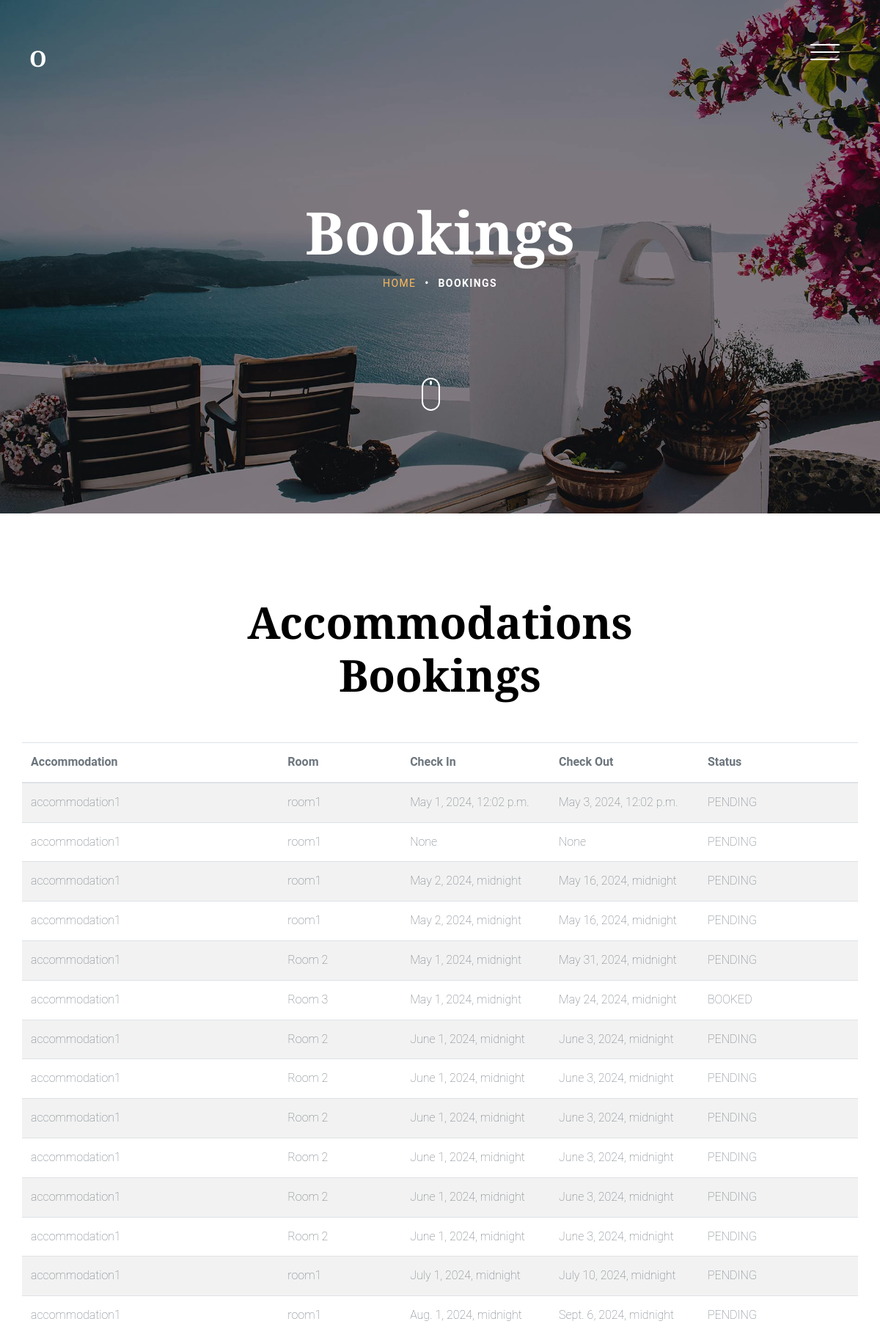
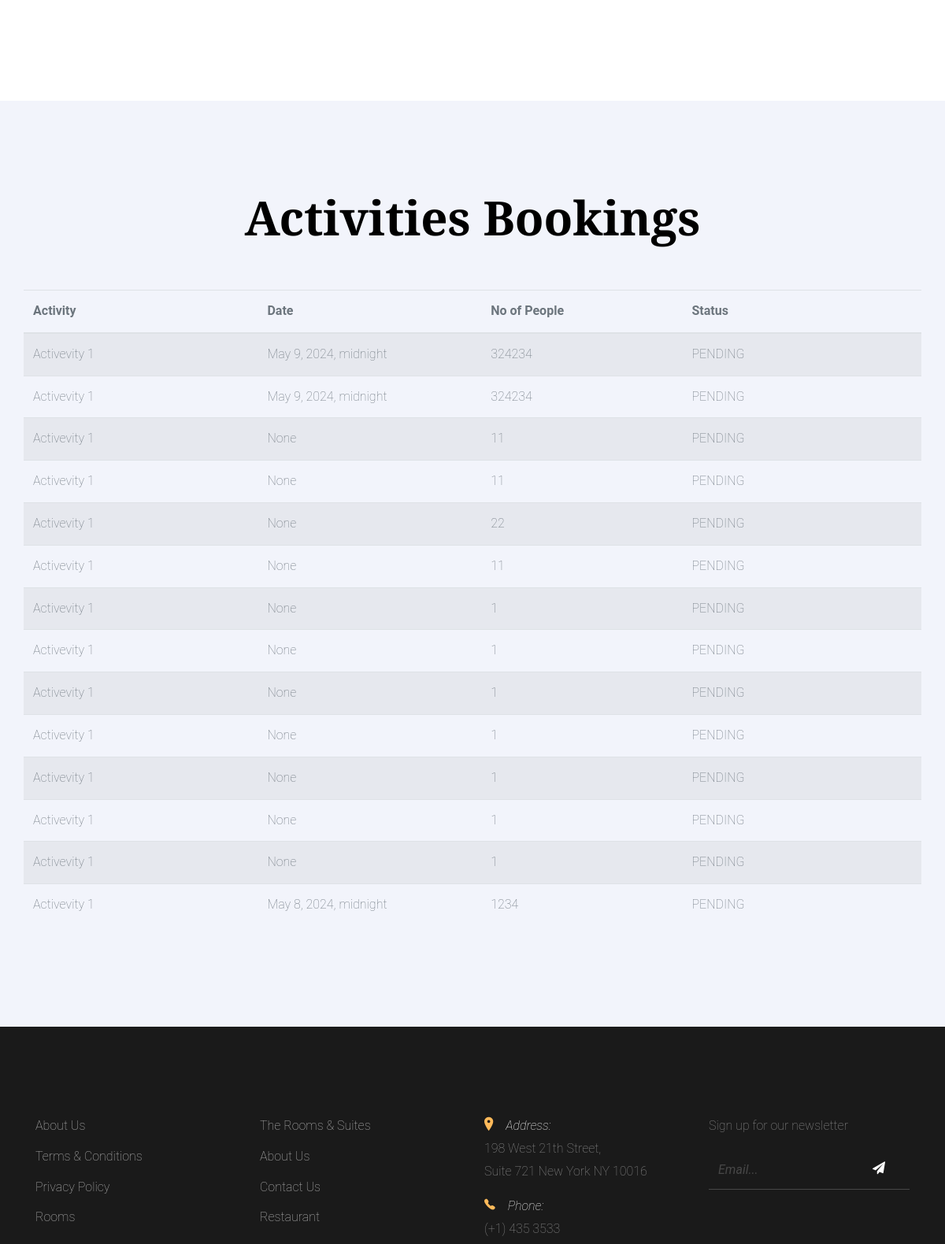
The app's page /bookings/ (signed in, upper part) with its own data (2 pictures, top to bottom).
### accommodations/models.py (models this page shows)
class AccomodationBooking(models.Model):
  user = models.ForeignKey(User, on_delete=models.CASCADE)
  accommodation = models.ForeignKey(Accommodation, on_delete=models.CASCADE, related_name='bookings')
  room = models.ForeignKey(Room, on_delete=models.CASCADE, related_name='bookings')
  start_date = models.DateTimeField(blank=True, null=True)
  end_date = models.DateTimeField(blank=True, null=True)
  adults = models.CharField(max_length=255, blank=True, null=True)
  children = models.CharField(max_length=255, blank=True, null=True)
  notes = models.CharField(max_length=255, blank=True, null=True)
  status = models.CharField(max_length=50, choices=STATUS, default="PENDING")
  created_at = models.DateTimeField(auto_now_add=True)
  updated_at = models.DateTimeField(auto_now=True)

class Accommodation(models.Model):
  name = models.CharField(max_length=255, unique=True)
  destination = models.ForeignKey(Destination, on_delete=models.CASCADE, related_name='accomodations')
  star_rating = models.IntegerField()
  description = models.TextField()
  pic = models.ImageField(upload_to='images/')
  created_at = models.DateTimeField(auto_now_add=True)
  updated_at = models.DateTimeField(auto_now=True)

class Room(models.Model):
  name = models.CharField(max_length=255, unique=True)
  accommodation = models.ForeignKey(Accommodation, on_delete=models.CASCADE, related_name='rooms')
  room_type = models.CharField(max_length=255)
  price = models.DecimalField(default=0, decimal_places=2, max_digits=20)

### activities/models.py (models this page shows)
class ActivityBooking(models.Model):
  user = models.ForeignKey(User, on_delete=models.CASCADE)
  activity = models.ForeignKey(Activity, on_delete=models.CASCADE, related_name='bookings')
  date = models.DateTimeField(blank=True, null=True)
  people = models.CharField(max_length=255, blank=True, null=True)
  status = models.CharField(max_length=50, choices=STATUS, default="PENDING")
  created_at = models.DateTimeField(auto_now_add=True)
  updated_at = models.DateTimeField(auto_now=True)

class Activity(models.Model):
  name = models.CharField(max_length=255, unique=True)
  destination = models.ForeignKey(Destination, on_delete=models.CASCADE)
  category = models.CharField(max_length=255)
  price = models.DecimalField(max_digits=10, decimal_places=2)
  image = models.ImageField(models.ImageField(upload_to='images/'))
  created_at = models.DateTimeField(auto_now_add=True)
  updated_at = models.DateTimeField(auto_now=True)

### bookings/views.py (the view)
# urls.py: path('', views.BookingsView.as_view(), name='bookings'),
class BookingsView(LoginRequiredMixin, TemplateResponseMixin, View):
    template_name = 'bookings/bookings_list.html'
    def get(self, request, *args, **kwargs):
        accommodations_bookings = AccomodationBooking.objects.filter(user=request.user)
        activity_bookings = ActivityBooking.objects.filter(user=request.user)
        context = {
            "accommodations_bookings": accommodations_bookings,
            "activity_bookings": activity_bookings
        }
        return self.render_to_response(context)

### bookings/templates/bookings/bookings_list.html
{% extends 'base.html' %}
{% block content %}
<section class="site-hero inner-page overlay" style="background-image: url(/static/images/hero_4.jpg)" data-stellar-background-ratio="0.5">
  <div class="container">
    <div class="row site-hero-inner justify-content-center align-items-center">
      <div class="col-md-10 text-center" data-aos="fade">
        <h1 class="heading mb-3">Bookings</h1>
        <ul class="custom-breadcrumbs mb-4">
          <li><a href="{% url 'recommendations:home' %}">Home</a></li>
          <li>&bullet;</li>
          <li>Bookings</li>
        </ul>
      </div>
    </div>
  </div>
  <a class="mouse smoothscroll" href="#next">
    <div class="mouse-icon">
      <span class="mouse-wheel"></span>
    </div>
  </a>
</section>
<section class="section">
  <div class="container">
      <div class="row justify-content-center text-center mb-5">
          <div class="col-md-7">
              <h2 class="heading" data-aos="fade-up">Accommodations Bookings</h2>
          </div>
      </div>
      <div class="row">
        <div class="table-responsive">
          <table id="data-table-2" class="table table-striped thead-primary w-100 dataTable no-footer"
              role="grid" aria-describedby="data-table-2_info" style="width: 720px;">
              <thead>
                  <tr role="row">
                      <th class="" tabindex="0" aria-controls="data-table-2" rowspan="1"
                          colspan="1" aria-sort="ascending"
                           style="width: 37px;">Accommodation</th>
                      <th class="" tabindex="0" aria-controls="data-table-2" rowspan="1" colspan="1"
                          aria-label="Address: activate to sort column " style="width: 51px;">Room
                      </th>
                      <th class="" tabindex="0" aria-controls="data-table-2" rowspan="1" colspan="1"
                          aria-label="Disease: activate to sort column ascending" style="width: 49px;">Check In
                      </th>
                      <th class="" tabindex="0" aria-controls="data-table-2" rowspan="1" colspan="1"
                          aria-label="Disease: activate to sort column ascending" style="width: 49px;">Check Out
                      </th>
                      <th class="" tabindex="0" aria-controls="data-table-2" rowspan="1" colspan="1"
                          aria-label="Age: activate to sort column ascending" style="width: 25px;">Status
                      </th>
                  </tr>
              </thead>
              <tbody>
                  {% for accommodation_booking in accommodations_bookings %}
                      <tr role="row" class="odd">
                          <td class="sorting_1">{{accommodation_booking.accommodation.name}}</td>
                          <td>{{ accommodation_booking.room.name }}</td>
                          <td>{{accommodation_booking.start_date}}</td>
                          <td>{{accommodation_booking.end_date}}</td>
                          <td>{{accommodation_booking.status}}</td>
                      </tr>
                  {% endfor %}
              </tbody>
          </table>
      </div>
      </div>
  </div>
</section>
<section class="section blog-post-entry bg-light">
  <div class="container">
      <div class="row justify-content-center text-center mb-5">
          <div class="col-md-7">
              <h2 class="heading" data-aos="fade-up">Activities Bookings</h2>
          </div>
      </div>
      <div class="row">
        <div class="table-responsive">
          <table id="data-table-2" class="table table-striped thead-primary w-100 dataTable no-footer"
              role="grid" aria-describedby="data-table-2_info" style="width: 720px;">
              <thead>
                  <tr role="row">
                      <th class="" tabindex="0" aria-controls="data-table-2" rowspan="1"
                          colspan="1" aria-sort="ascending"
                           style="width: 37px;">Activity
                      </th>
                      <th class="" tabindex="0" aria-controls="data-table-2" rowspan="1" colspan="1"
                          aria-label="Address: activate to sort column " style="width: 51px;">Date
                      </th>
                      <th class="" tabindex="0" aria-controls="data-table-2" rowspan="1" colspan="1"
                          aria-label="Disease: activate to sort column ascending" style="width: 49px;">No of People
                      </th>
                      <th class="" tabindex="0" aria-controls="data-table-2" rowspan="1" colspan="1"
                          aria-label="Age: activate to sort column ascending" style="width: 25px;">Status
                      </th>
                  </tr>
              </thead>
              <tbody>
                  {% for activity_booking in activity_bookings %}
                      <tr role="row" class="odd">
                          <td class="sorting_1">{{activity_booking.activity.name}}</td>
                          <td>{{ activity_booking.date }}</td>
                          <td>{{activity_booking.people}}</td>
                          <td>{{activity_booking.status}}</td>
                      </tr>
                  {% endfor %}
              </tbody>
          </table>
      </div>
      </div>
  </div>
</section>
{% endblock %}

### accounts/templates/base.html (shortened to what this page needs)
{% load static %}
<!DOCTYPE HTML>
<html>
  <head>
    <link rel="stylesheet" href="{% static 'css/bootstrap.min.css' %}">
    <link rel="stylesheet" href="{% static 'css/animate.css' %}">
    <link rel="stylesheet" href="{% static 'css/owl.carousel.min.css' %}">
    <link rel="stylesheet" href="{% static 'css/aos.css' %}">
    <link rel="stylesheet" href="{% static 'css/bootstrap-datepicker.css' %}">
    <link rel="stylesheet" href="{% static 'css/jquery.timepicker.css' %}">
    <link rel="stylesheet" href="{% static 'css/fancybox.min.css' %}">
    <link rel="stylesheet" href="{% static 'fonts/ionicons/css/ionicons.min.css' %}">
    <link rel="stylesheet" href="{% static 'fonts/fontawesome/css/font-awesome.min.css' %}">
    <link rel="stylesheet" href="{% static 'css/style.css' %}">
  </head>
  <body>
    <header class="site-header js-site-header">
      <div class="container-fluid">
        <div class="row align-items-center">
          <div class="col-6 col-lg-4 site-logo" data-aos="fade"><a href="{% url 'recommendations:home' %}">O</a></div>
          <div class="col-6 col-lg-8">
            <div class="site-menu-toggle js-site-menu-toggle"  data-aos="fade">
              <span></span>
              <span></span>
              <span></span>
            </div>
          </div>
        </div>
      </div>
    </header>
    {% block content %}
    {% endblock %}
    <footer class="section footer-section">
      <div class="container">
        <div class="row mb-4">
          <div class="col-md-3 mb-5">
            <ul class="list-unstyled link">
              <li><a href="#">About Us</a></li>
              <li><a href="#">Terms &amp; Conditions</a></li>
              <li><a href="#">Privacy Policy</a></li>
             <li><a href="#">Rooms</a></li>
            </ul>
          </div>
          <div class="col-md-3 mb-5">
            <ul class="list-unstyled link">
              <li><a href="#">The Rooms &amp; Suites</a></li>
              <li><a href="#">About Us</a></li>
              <li><a href="#">Contact Us</a></li>
              <li><a href="#">Restaurant</a></li>
            </ul>
          </div>
          <div class="col-md-3 mb-5 pr-md-5 contact-info">
            <p><span class="d-block"><span class="ion-ios-location h5 mr-3 text-primary"></span>Address:</span> <span> 198 West 21th Street, <br> Suite 721 New York NY 10016</span></p>
            <p><span class="d-block"><span class="ion-ios-telephone h5 mr-3 text-primary"></span>Phone:</span> <span> (+1) 435 3533</span></p>
          </div>
          <div class="col-md-3 mb-5">
            <p>Sign up for our newsletter</p>
            <form action="#" class="footer-newsletter">
              <div class="form-group">
                <input type="email" class="form-control" placeholder="Email...">
                <button type="submit" class="btn"><span class="fa fa-paper-plane"></span></button>
              </div>
            </form>
          </div>
        </div>
      </div>
    </footer>
  </body>
</html>

### records on screen
AccomodationBooking: accommodation.name "accommodation1", room.name "room1", start_date "May 1, 2024, 12:02 p.m.", end_date "May 3, 2024, 12:02 p.m.", status "PENDING"
AccomodationBooking: accommodation.name "accommodation1", room.name "room1", start_date "None", end_date "None", status "PENDING"
AccomodationBooking: accommodation.name "accommodation1", room.name "room1", start_date "May 2, 2024, midnight", end_date "May 16, 2024, midnight", status "PENDING"
AccomodationBooking: accommodation.name "accommodation1", room.name "room1", start_date "May 2, 2024, midnight", end_date "May 16, 2024, midnight", status "PENDING"
AccomodationBooking: accommodation.name "accommodation1", room.name "Room 2", start_date "May 1, 2024, midnight", end_date "May 31, 2024, midnight", status "PENDING"
AccomodationBooking: accommodation.name "accommodation1", room.name "Room 3", start_date "May 1, 2024, midnight", end_date "May 24, 2024, midnight", status "BOOKED"
AccomodationBooking: accommodation.name "accommodation1", room.name "Room 2", start_date "June 1, 2024, midnight", end_date "June 3, 2024, midnight", status "PENDING"
AccomodationBooking: accommodation.name "accommodation1", room.name "Room 2", start_date "June 1, 2024, midnight", end_date "June 3, 2024, midnight", status "PENDING"
AccomodationBooking: accommodation.name "accommodation1", room.name "Room 2", start_date "June 1, 2024, midnight", end_date "June 3, 2024, midnight", status "PENDING"
AccomodationBooking: accommodation.name "accommodation1", room.name "Room 2", start_date "June 1, 2024, midnight", end_date "June 3, 2024, midnight", status "PENDING"
AccomodationBooking: accommodation.name "accommodation1", room.name "Room 2", start_date "June 1, 2024, midnight", end_date "June 3, 2024, midnight", status "PENDING"
AccomodationBooking: accommodation.name "accommodation1", room.name "Room 2", start_date "June 1, 2024, midnight", end_date "June 3, 2024, midnight", status "PENDING"
AccomodationBooking: accommodation.name "accommodation1", room.name "room1", start_date "July 1, 2024, midnight", end_date "July 10, 2024, midnight", status "PENDING"
AccomodationBooking: accommodation.name "accommodation1", room.name "room1", start_date "Aug. 1, 2024, midnight", end_date "Sept. 6, 2024, midnight", status "PENDING"
ActivityBooking: activity.name "Activevity 1", date "May 9, 2024, midnight", people "324234", status "PENDING"
ActivityBooking: activity.name "Activevity 1", date "May 9, 2024, midnight", people "324234", status "PENDING"
ActivityBooking: activity.name "Activevity 1", date "None", people "11", status "PENDING"
ActivityBooking: activity.name "Activevity 1", date "None", people "11", status "PENDING"
ActivityBooking: activity.name "Activevity 1", date "None", people "22", status "PENDING"
ActivityBooking: activity.name "Activevity 1", date "None", people "11", status "PENDING"
ActivityBooking: activity.name "Activevity 1", date "None", people "1", status "PENDING"
ActivityBooking: activity.name "Activevity 1", date "None", people "1", status "PENDING"
ActivityBooking: activity.name "Activevity 1", date "None", people "1", status "PENDING"
ActivityBooking: activity.name "Activevity 1", date "None", people "1", status "PENDING"
ActivityBooking: activity.name "Activevity 1", date "None", people "1", status "PENDING"
ActivityBooking: activity.name "Activevity 1", date "None", people "1", status "PENDING"
ActivityBooking: activity.name "Activevity 1", date "None", people "1", status "PENDING"
ActivityBooking: activity.name "Activevity 1", date "May 8, 2024, midnight", people "1234", status "PENDING"
